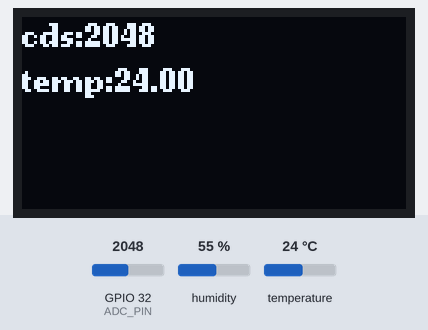
The sketch below on a simulated ESP32. On the bench: 128×64 one-colour display. The inputs (shaded band) are chosen by the test bench; at power-on: temperature 24 °C, GPIO 32 (ADC_PIN) = 2048, humidity 55 %. What the sketch prints to the serial monitor is not drawn.

Above: at 1.2 s.
1.3 s: temperature set to 12 °C
At 3.3 s:
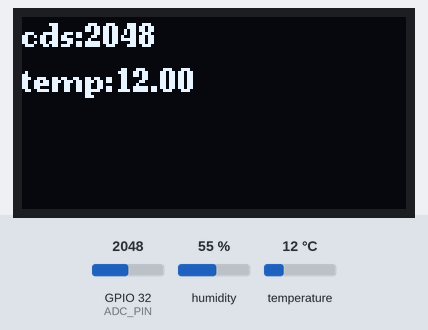
3.6 s: GPIO 32 (ADC_PIN) set to 2866
At 4.2 s:
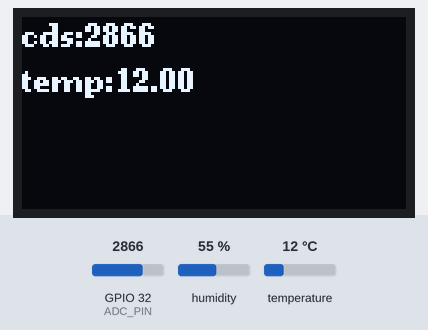
5.2 s: temperature set to 19 °C
7.6 s: GPIO 32 (ADC_PIN) set to 3603
At 8.6 s:
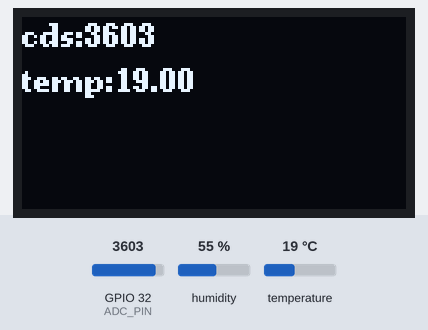
9.2 s: temperature set to 28 °C
At 10.8 s:
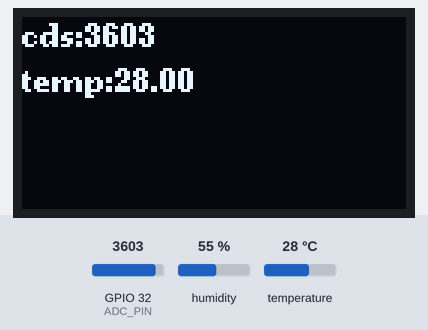
11.7 s: GPIO 32 (ADC_PIN) set to 4095
At 13.1 s:
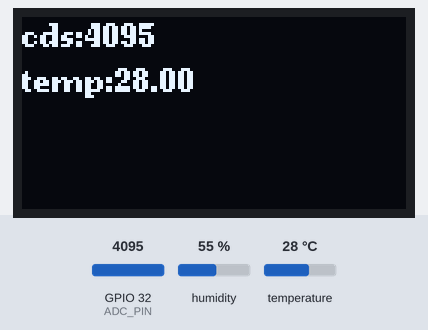
Timing chart, 0 to 14.2 s (numbered marks = the images above; inputs shaded):
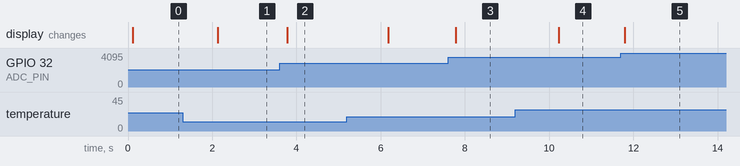

Measured:
- after the input at 1.3 s, the display: changes after 0.83 s (image 1)
- after the input at 3.6 s, the display: changes after 0.18 s (image 2)
- after the input at 7.6 s, the display: changes after 0.19 s (image 3)
- after the input at 9.2 s, the display: changes after 1.0 s (image 4)
- after the input at 11.7 s, the display: changes after 0.09 s (image 5)

The sketch:

esp32_freertos_quequ2.ino
```cpp
#include<U8g2lib.h>
#include<DHT.h>

#define DHTTYPE DHT11
#define BITS 10


typedef struct sensorStruct{
  byte pin;
  float value;
}sensor_t;

const byte ADC_PIN=A4;
const byte DHTPIN=16;

U8G2_SSD1306_128X64_NONAME_1_HW_I2C u8g2(U8G2_R0,U8X8_PIN_NONE);
DHT dht(DHTPIN,DHTTYPE);
QueueHandle_t queue;

void taskOLED(void *pdParam)
{
  u8g2.begin();
  u8g2.setFont(u8g2_font_ncenB08_tr);
  sensor_t data;
  float cdsVal=0,tempVal=0;

  while(1)
  {
    xQueueReceive(queue,&data,portMAX_DELAY);
    switch(data.pin)
    {
      case ADC_PIN:
        cdsVal=(int)data.value;
        Serial.printf("cdsVal:%f\n",cdsVal);
        break;
      case DHTPIN:
        tempVal=data.value;
        Serial.printf("tempVal:%f\n",tempVal);
        break;
    }

    u8g2.firstPage();
    do{
      u8g2.drawStr(0,10,(String("cds:")+(int)cdsVal).c_str());
      u8g2.drawStr(0,25,("temp:"+String(tempVal,2)).c_str());
    }while(u8g2.nextPage());
  }
}

void taskCDS(void *pdParam)
{
  int adc=0;
  sensor_t cds;
  cds.pin=ADC_PIN;

  while(1)
  {
    adc=analogRead(ADC_PIN);
    Serial.printf("get ADC:%d\n",adc);
    cds.value=float(adc);
    Serial.printf("cds.value:%f\n",cds.value);
    xQueueSend(queue,&cds,portMAX_DELAY);
    vTaskDelay(250/portTICK_PERIOD_MS);
  }
}

void taskTemp(void *pdParam)
{
  dht.begin();
  sensor_t temp;
  temp.pin=DHTPIN;

  while(1)
  {
    temp.value=dht.readTemperature();
    Serial.printf("task temp.value:%f\n",temp.value);
    xQueueSend(queue,&temp,portMAX_DELAY);
    vTaskDelay(250/portTICK_PERIOD_MS);
  }
}

void setup()
{
  Serial.begin(115200);


  analogSetAttenuation(ADC_11db);
  analogSetWidth(BITS);

  queue=xQueueCreate(10,sizeof(sensor_t));
  if(queue==NULL)
  {
    Serial.println("Create queue fail");
    return;
  }
  else
  {
    Serial.println("Create queue success");
  }

  xTaskCreate(taskCDS,"task CDS",2000,NULL,1,NULL);
  xTaskCreate(taskTemp,"task Temperature",2000,NULL,1,NULL);
  xTaskCreate(taskOLED,"task OLED",2000,NULL,1,NULL);
}

void loop()
{

  // put your main code here, to run repeatedly:

}
```
